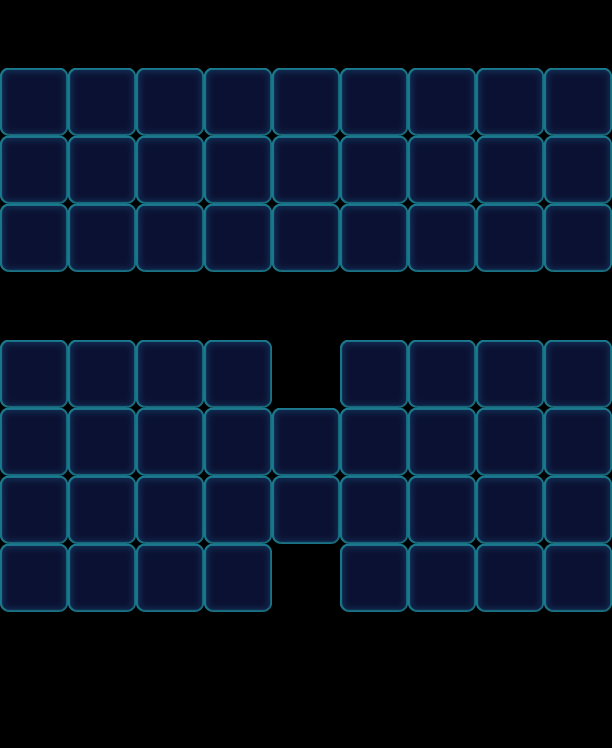

Rendered tile map (Tiled .tmx) drawn with the repository's tilesets; below, a short description and the map source with its tile grids summarised:
An orthogonal 9x11 tile map with 68x68 px tiles, 1 tile layer (Valid), 2 tilesets and 26 objects (18x Factory_Normal, 8x Boss).

<map version="1.0" orientation="orthogonal" width="9" height="11" tilewidth="68" tileheight="68">
 <tileset firstgid="1" name="game_grid1" tilewidth="68" tileheight="68">
  <image source="game_grid1.png" width="68" height="68" />
 </tileset>
 <tileset firstgid="2" name="map" tilewidth="68" tileheight="68">
  <image source="map.png" width="1024" height="1024" />
 </tileset>
 <layer name="Valid" width="9" height="11">
  <data>[99 cells, 61 non-empty, 1 distinct tile ids]</data>
 </layer>
 <objectgroup name="BottomObj" width="9" height="11" />
 <objectgroup name="MiddleObj" width="9" height="11" />
 <objectgroup color="#000000" name="TopObj" width="9" height="11">
  <object name="10" type="Factory_Normal" x="0" y="0" width="68" height="68">
   <properties>
    <property name="FactoryColorsConfig" value="Blue,Orange,Purple,Pink" />
   </properties>
  </object>
  <object name="10" type="Factory_Normal" x="0" y="272" width="68" height="68">
   <properties>
    <property name="FactoryColorsConfig" value="Green,Yellow,Pink,Blue" />
   </properties>
  </object>
  <object name="10" type="Factory_Normal" x="68" y="0" width="68" height="68">
   <properties>
    <property name="FactoryColorsConfig" value="Blue,Orange,Purple,Pink" />
   </properties>
  </object>
  <object name="10" type="Factory_Normal" x="136" y="0" width="68" height="68">
   <properties>
    <property name="FactoryColorsConfig" value="Blue,Orange,Purple,Pink" />
   </properties>
  </object>
  <object name="10" type="Factory_Normal" x="204" y="0" width="68" height="68">
   <properties>
    <property name="FactoryColorsConfig" value="Blue,Orange,Purple,Pink" />
   </properties>
  </object>
  <object name="10" type="Factory_Normal" x="272" y="0" width="68" height="68">
   <properties>
    <property name="FactoryColorsConfig" value="Blue,Orange,Purple,Pink" />
   </properties>
  </object>
  <object name="10" type="Factory_Normal" x="408" y="0" width="68" height="68">
   <properties>
    <property name="FactoryColorsConfig" value="Blue,Orange,Purple,Pink" />
   </properties>
  </object>
  <object name="10" type="Factory_Normal" x="476" y="0" width="68" height="68">
   <properties>
    <property name="FactoryColorsConfig" value="Blue,Orange,Purple,Pink" />
   </properties>
  </object>
  <object name="10" type="Factory_Normal" x="340" y="0" width="68" height="68">
   <properties>
    <property name="FactoryColorsConfig" value="Blue,Orange,Purple,Pink" />
   </properties>
  </object>
  <object name="10" type="Factory_Normal" x="544" y="0" width="68" height="68">
   <properties>
    <property name="FactoryColorsConfig" value="Blue,Orange,Purple,Pink" />
   </properties>
  </object>
  <object name="10" type="Factory_Normal" x="68" y="272" width="68" height="68">
   <properties>
    <property name="FactoryColorsConfig" value="Green,Yellow,Pink,Blue" />
   </properties>
  </object>
  <object name="10" type="Factory_Normal" x="136" y="272" width="68" height="68">
   <properties>
    <property name="FactoryColorsConfig" value="Green,Yellow,Pink,Blue" />
   </properties>
  </object>
  <object name="10" type="Factory_Normal" x="204" y="272" width="68" height="68">
   <properties>
    <property name="FactoryColorsConfig" value="Green,Yellow,Pink,Blue" />
   </properties>
  </object>
  <object name="10" type="Factory_Normal" x="272" y="340" width="68" height="68">
   <properties>
    <property name="FactoryColorsConfig" value="Green,Yellow,Pink,Blue" />
   </properties>
  </object>
  <object name="10" type="Factory_Normal" x="340" y="272" width="68" height="68">
   <properties>
    <property name="FactoryColorsConfig" value="Green,Yellow,Pink,Blue" />
   </properties>
  </object>
  <object name="10" type="Factory_Normal" x="408" y="272" width="68" height="68">
   <properties>
    <property name="FactoryColorsConfig" value="Green,Yellow,Pink,Blue" />
   </properties>
  </object>
  <object name="10" type="Factory_Normal" x="476" y="272" width="68" height="68">
   <properties>
    <property name="FactoryColorsConfig" value="Green,Yellow,Pink,Blue" />
   </properties>
  </object>
  <object name="10" type="Factory_Normal" x="544" y="272" width="68" height="68">
   <properties>
    <property name="FactoryColorsConfig" value="Green,Yellow,Pink,Blue" />
   </properties>
  </object>
  <object name="10" type="Boss" x="68" y="408" width="68" height="68">
   <properties>
    <property name="BossName" value="Color2" />
    <property name="BossType" value="ColorBoss" />
    <property name="BossTypeConfig" value="Green,Yellow" />
   </properties>
  </object>
  <object name="10" type="Boss" x="408" y="408" width="68" height="68">
   <properties>
    <property name="BossName" value="ColorLeft" />
    <property name="BossType" value="ColorBoss" />
    <property name="BossTypeConfig" value="Green,Yellow" />
   </properties>
  </object>
  <object name="10" type="Boss" x="136" y="408" width="68" height="68">
   <properties>
    <property name="BossName" value="Color2" />
    <property name="BossType" value="ColorBoss" />
    <property name="BossTypeConfig" value="Green,Yellow" />
   </properties>
  </object>
  <object name="10" type="Boss" x="68" y="476" width="68" height="68">
   <properties>
    <property name="BossName" value="Color2" />
    <property name="BossType" value="ColorBoss" />
    <property name="BossTypeConfig" value="Green,Yellow" />
   </properties>
  </object>
  <object name="10" type="Boss" x="136" y="476" width="68" height="68">
   <properties>
    <property name="BossName" value="Color2" />
    <property name="BossType" value="ColorBoss" />
    <property name="BossTypeConfig" value="Green,Yellow" />
   </properties>
  </object>
  <object name="10" type="Boss" x="476" y="408" width="68" height="68">
   <properties>
    <property name="BossName" value="ColorLeft" />
    <property name="BossType" value="ColorBoss" />
    <property name="BossTypeConfig" value="Green,Yellow" />
   </properties>
  </object>
  <object name="10" type="Boss" x="408" y="476" width="68" height="68">
   <properties>
    <property name="BossName" value="ColorLeft" />
    <property name="BossType" value="ColorBoss" />
    <property name="BossTypeConfig" value="Green,Yellow" />
   </properties>
  </object>
  <object name="10" type="Boss" x="476" y="476" width="68" height="68">
   <properties>
    <property name="BossName" value="ColorLeft" />
    <property name="BossType" value="ColorBoss" />
    <property name="BossTypeConfig" value="Green,Yellow" />
   </properties>
  </object>
 </objectgroup>
 <objectgroup color="#00ff00" name="CeilObj" width="9" height="11" />
</map>
